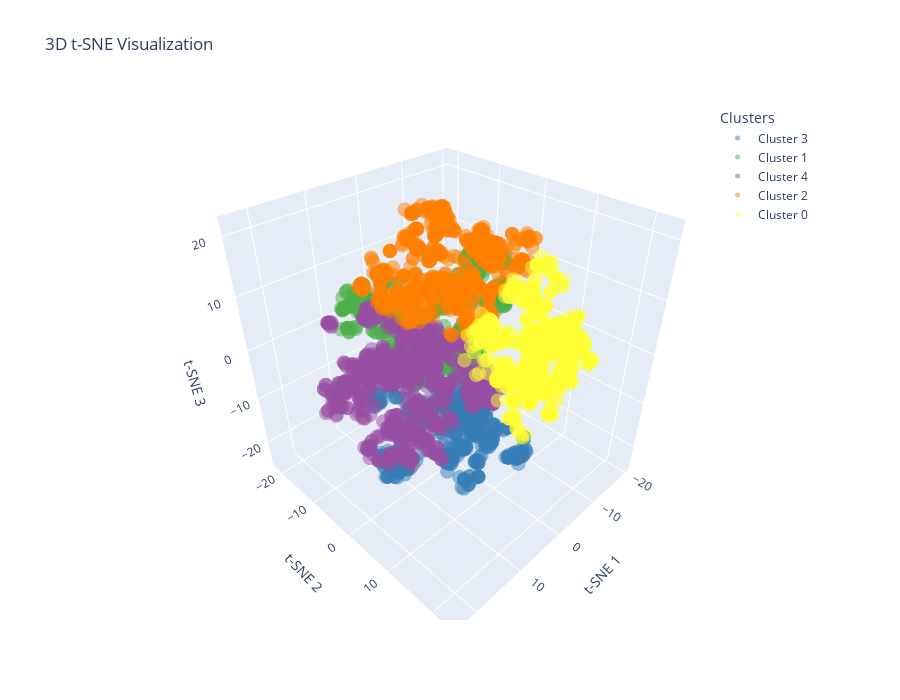

Source (notebook cell):
### Code cell
plot_3d_clusters(tsne_df_3d, clusters_df, cluster_col_prefix='tsne_cluster_',  k_clusters=5, colors=None, title='3D t-SNE Visualization')

### Figure 1 — Plotly figure (JSON) as saved in the notebook; plotly's stock layout.template omitted (floating-point values rounded to 4 significant figures; data arrays with more than 128 entries replaced by an {"elided": "..."} marker saying what was removed)
{"data": [{"marker": {"color": "rgb(55,126,184)", "opacity": 0.5, "size": 5}, "mode": "markers", "name": "Cluster 3", "type": "scatter3d", "x": {"elided": "618 float values"}, "y": {"elided": "618 float values"}, "z": {"elided": "618 float values"}}, {"marker": {"color": "rgb(77,175,74)", "opacity": 0.5, "size": 5}, "mode": "markers", "name": "Cluster 1", "type": "scatter3d", "x": {"elided": "801 float values"}, "y": {"elided": "801 float values"}, "z": {"elided": "801 float values"}}, {"marker": {"color": "rgb(152,78,163)", "opacity": 0.5, "size": 5}, "mode": "markers", "name": "Cluster 4", "type": "scatter3d", "x": {"elided": "809 float values"}, "y": {"elided": "809 float values"}, "z": {"elided": "809 float values"}}, {"marker": {"color": "rgb(255,127,0)", "opacity": 0.5, "size": 5}, "mode": "markers", "name": "Cluster 2", "type": "scatter3d", "x": {"elided": "713 float values"}, "y": {"elided": "713 float values"}, "z": {"elided": "713 float values"}}, {"marker": {"color": "rgb(255,255,51)", "opacity": 0.5, "size": 5}, "mode": "markers", "name": "Cluster 0", "type": "scatter3d", "x": {"elided": "765 float values"}, "y": {"elided": "765 float values"}, "z": {"elided": "765 float values"}}], "layout": {"height": 700, "legend": {"title": {"text": "Clusters"}, "x": 0.99, "xanchor": "right", "y": 0.99, "yanchor": "top"}, "scene": {"xaxis": {"title": {"text": "t-SNE 1"}}, "yaxis": {"title": {"text": "t-SNE 2"}}, "zaxis": {"title": {"text": "t-SNE 3"}}}, "showlegend": true, "title": {"text": "3D t-SNE Visualization"}, "width": 900}}
